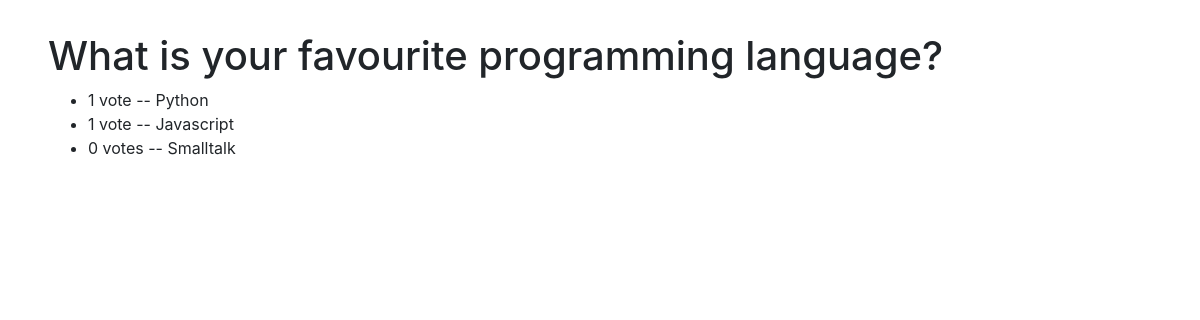
The app's page /polls/2/results/ with its own data.
### polls/models.py (models this page shows, shortened)
class Question(models.Model):
    question_text = models.CharField(max_length=200)
    pub_date = models.DateTimeField('date published')

class Choice(models.Model):
    question = models.ForeignKey(Question, on_delete=models.CASCADE)
    choice_text = models.CharField(max_length=200)
    votes = models.IntegerField(default=0)

### polls/views.py (the view)
# urls.py: path('<int:pk>/results/', views.ResultsView.as_view(), name='results'),
class ResultsView(generic.DetailView):
    model = Question
    template_name = 'polls/results.html'

### polls/templates/polls/results.html
{% load static %}
<link rel="stylesheet" type="text/css" href="https://stackpath.bootstrapcdn.com/bootstrap/4.1.3/css/bootstrap.min.css" >
<link rel="stylesheet" type="text/css" href="{% static 'polls/style.css' %}" >
<h1>{{ question.question_text }}</h1>
<ul>
    {% for choice in question.choice_set.all %}
        <li>
            {{ choice.votes }} vote{{ choice.votes|pluralize }} -- {{ choice.choice_text }}
        </li>
    {% endfor %}
</ul>

### records on screen
Question: question_text "What is your favourite programming language?"
Choice: votes "1", choice_text "Python"
Choice: votes "1", choice_text "Javascript"
Choice: votes "0", choice_text "Smalltalk"
